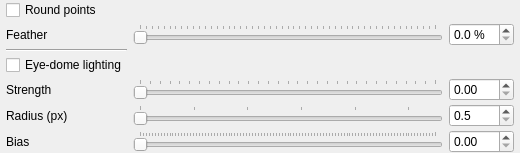
<?xml version="1.0" encoding="UTF-8"?>
<ui version="4.0">
 <class>toolbar_renderingadvancedgroup</class>
 <widget class="QWidget" name="toolbar_renderingadvancedgroup">
  <property name="geometry">
   <rect>
    <x>0</x>
    <y>0</y>
    <width>520</width>
    <height>140</height>
   </rect>
  </property>
  <property name="windowTitle">
   <string>Rendering</string>
  </property>
  <layout class="QGridLayout" name="gridLayout">
   <property name="leftMargin">
    <number>6</number>
   </property>
   <property name="topMargin">
    <number>0</number>
   </property>
   <property name="rightMargin">
    <number>6</number>
   </property>
   <property name="bottomMargin">
    <number>0</number>
   </property>
   <property name="verticalSpacing">
    <number>3</number>
   </property>
   <item row="0" column="0">
    <widget class="QCheckBox" name="checkBox_billboardEnable">
     <property name="text">
      <string>Round points</string>
     </property>
    </widget>
   </item>
   <item row="1" column="0">
    <widget class="QLabel" name="label_billboardFeather">
     <property name="text">
      <string>Feather</string>
     </property>
    </widget>
   </item>
   <item row="1" column="1">
    <widget class="QSlider" name="slider_billboardFeather">
     <property name="orientation">
      <enum>Qt::Horizontal</enum>
     </property>
     <property name="maximum">
      <number>50</number>
     </property>
     <property name="tickPosition">
      <enum>QSlider::TicksAbove</enum>
     </property>
    </widget>
   </item>
   <item row="1" column="2">
    <widget class="QDoubleSpinBox" name="doubleSpinBox_billboardFeather">
     <property name="suffix">
      <string> %</string>
     </property>
     <property name="decimals">
      <number>1</number>
     </property>
     <property name="maximum">
      <double>50.000000000000000</double>
     </property>
     <property name="singleStep">
      <double>1.000000000000000</double>
     </property>
    </widget>
   </item>
   <item row="2" column="0">
    <widget class="Line" name="line_billboard">
     <property name="orientation">
      <enum>Qt::Horizontal</enum>
     </property>
    </widget>
   </item>
   <item row="3" column="0">
    <widget class="QCheckBox" name="checkBox_edlEnable">
     <property name="text">
      <string>Eye-dome lighting</string>
     </property>
    </widget>
   </item>
   <item row="4" column="0">
    <widget class="QLabel" name="label_edlStrength">
     <property name="text">
      <string>Strength</string>
     </property>
    </widget>
   </item>
   <item row="4" column="1">
    <widget class="QSlider" name="slider_edlStrength">
     <property name="orientation">
      <enum>Qt::Horizontal</enum>
     </property>
     <property name="maximum">
      <number>300</number>
     </property>
     <property name="tickPosition">
      <enum>QSlider::TicksAbove</enum>
     </property>
    </widget>
   </item>
   <item row="4" column="2">
    <widget class="QDoubleSpinBox" name="doubleSpinBox_edlStrength">
     <property name="decimals">
      <number>2</number>
     </property>
     <property name="maximum">
      <double>3.000000000000000</double>
     </property>
     <property name="singleStep">
      <double>0.050000000000000</double>
     </property>
    </widget>
   </item>
   <item row="5" column="0">
    <widget class="QLabel" name="label_edlRadius">
     <property name="text">
      <string>Radius (px)</string>
     </property>
    </widget>
   </item>
   <item row="5" column="1">
    <widget class="QSlider" name="slider_edlRadius">
     <property name="orientation">
      <enum>Qt::Horizontal</enum>
     </property>
     <property name="minimum">
      <number>5</number>
     </property>
     <property name="maximum">
      <number>60</number>
     </property>
     <property name="tickPosition">
      <enum>QSlider::TicksAbove</enum>
     </property>
    </widget>
   </item>
   <item row="5" column="2">
    <widget class="QDoubleSpinBox" name="doubleSpinBox_edlRadius">
     <property name="decimals">
      <number>1</number>
     </property>
     <property name="minimum">
      <double>0.500000000000000</double>
     </property>
     <property name="maximum">
      <double>6.000000000000000</double>
     </property>
     <property name="singleStep">
      <double>0.100000000000000</double>
     </property>
    </widget>
   </item>
   <item row="6" column="0">
    <widget class="QLabel" name="label_edlBias">
     <property name="text">
      <string>Bias</string>
     </property>
    </widget>
   </item>
   <item row="6" column="1">
    <widget class="QSlider" name="slider_edlBias">
     <property name="orientation">
      <enum>Qt::Horizontal</enum>
     </property>
     <property name="maximum">
      <number>100</number>
     </property>
     <property name="tickPosition">
      <enum>QSlider::TicksAbove</enum>
     </property>
    </widget>
   </item>
   <item row="6" column="2">
    <widget class="QDoubleSpinBox" name="doubleSpinBox_edlBias">
     <property name="decimals">
      <number>2</number>
     </property>
     <property name="maximum">
      <double>1.000000000000000</double>
     </property>
     <property name="singleStep">
      <double>0.010000000000000</double>
     </property>
    </widget>
   </item>
   <item row="7" column="0">
    <spacer name="verticalSpacer">
     <property name="orientation">
      <enum>Qt::Vertical</enum>
     </property>
     <property name="sizeHint" stdset="0">
      <size>
       <width>20</width>
       <height>0</height>
      </size>
     </property>
    </spacer>
   </item>
  </layout>
 </widget>
 <resources/>
 <connections/>
</ui>
